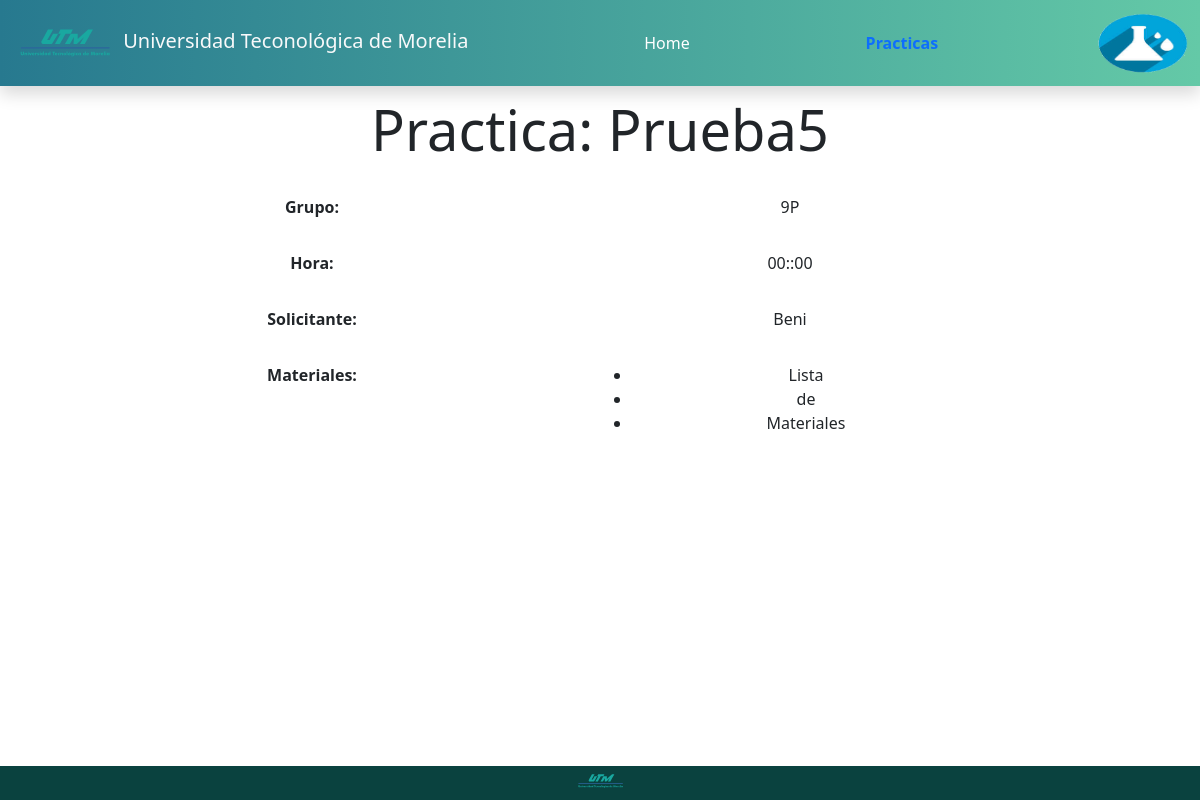
The page /ver/5/ on the database its author committed.
### inicio/models.py (models this page shows)
class MaterialesPractica(models.Model):
    id=models.AutoField(primary_key=True,verbose_name="Clave")
    nombrePractica=models.TextField()
    hora=models.CharField(max_length=15)
    solicitante=models.TextField()
    grupo=models.CharField(max_length=4)
    material= models.TextField()

### inicio/views.py (the view)
# urls.py: path('ver/<int:id>/',views.ver,name="Ver"),
def ver(request,id):
    practica = get_object_or_404(MaterialesPractica, id=id)
    return render(request,"paginas/ver.html",{'practica':practica})

### inicio/templates/paginas/ver.html (shortened to what this page needs)
{% extends "paginas/cabezera.html" %}
{% block contenido %}
<div class="container-fluid " >
    <div class="row pt-5 mt-5">
        <div class="col text-center">
            <p class="display-4">Practica: {{practica.nombrePractica}}</p>
           <div class="row">
               <div class="col">
                    <form action="">
                    <div class="row mx-auto mt-3">
                        <div class="col-6 pe-0 me-0 ">
                            <p class="form-label fw-bold">Grupo:</p>
                        </div>
                        <div class="col-4 ps-0 ms-0">
                           <p>{{practica.grupo}}</p>
                        </div>
                    </div>
                    <div class="row mx-auto mt-3">
                        <div class="col-6 pe-0 me-0 ">
                            <p class="form-label fw-bold">Hora:</p>
                        </div>
                        <div class="col-4 ps-0 ms-0">
                            <p> {{practica.hora}}</p>
                        </div>
                    </div>
                    <div class="row mx-auto mt-3">
                        <div class="col-6 pe-0 me-0 ">
                            <p class="form-label fw-bold">Solicitante:</p>
                        </div>
                        <div class="col-4 ps-0 ms-0">
                            <p> {{practica.solicitante}}</p>
                        </div>
                    </div>
                    <div class="row mx-auto mt-3">
                        <div class="col-6 pe-0 me-0 ">
                            <label for="exampleInputEmail1" class="form-label fw-bold">Materiales:</label>
                        </div>
                        <div class="col-4 ps-0 ms-0">
                            <ul>
                                <li>Lista </li>
                                <li>de</li>
                                <li> Materiales</li>
                            </ul>
                        </div>
                    </div>
                    </form>
                </div>
           </div>
        </div>
    </div>
</div>
{% endblock %}

### rows shown on the page
MaterialesPractica: nombrePractica "Prueba5", grupo "9P", hora "00::00", solicitante "Beni"
